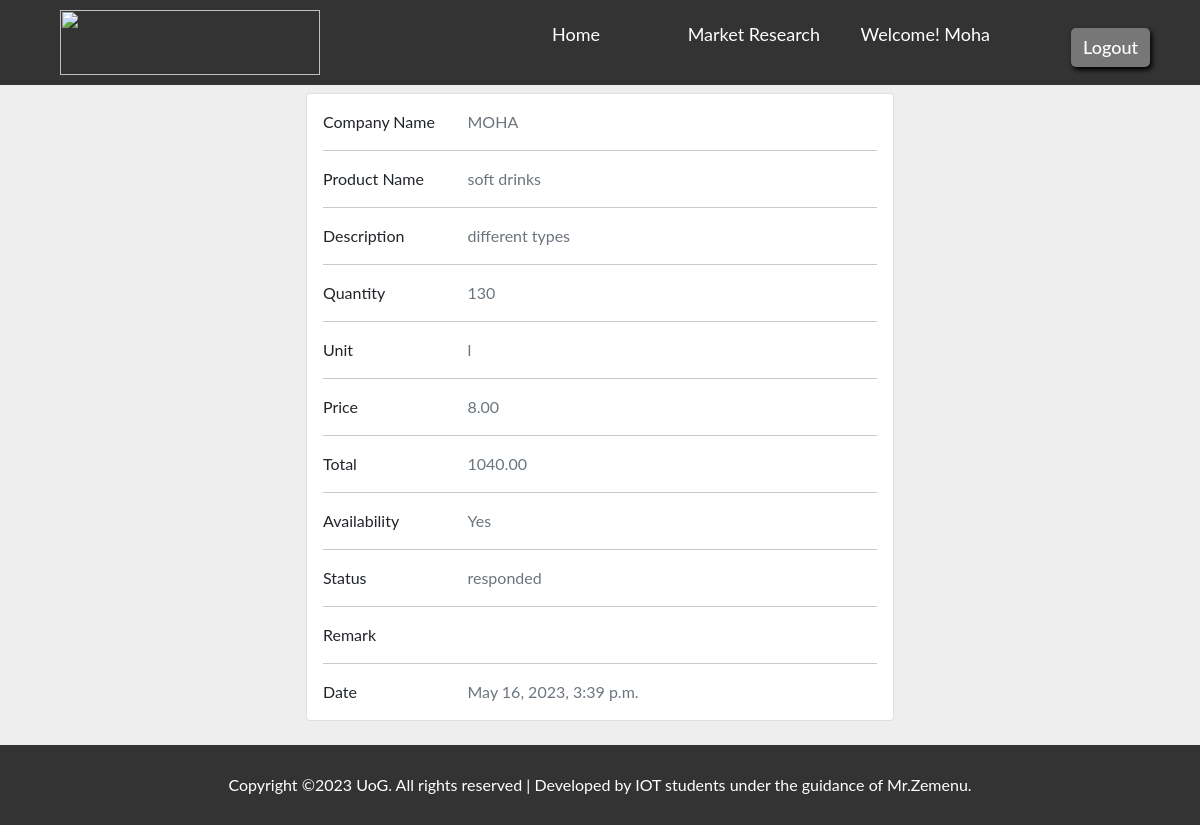
Screenshot of /researcher/detail/1/ (signed in) with the database file from the repository.
### researcher/models.py (models this page shows, shortened)
class Product(models.Model):
    Availability = (
        ('Yes','Yes'),
        ('No','No')
    )
    product_id = models.AutoField(primary_key=True)
    company_name = models.CharField(max_length=100)
    product_name = models.CharField(max_length=100)
    description = models.TextField(blank=True, null=True)
    quantity = models.IntegerField()
    unit = models.ForeignKey(Unit, on_delete=models.CASCADE, blank=True, null=True)
    price = models.DecimalField(max_digits=10, decimal_places=2, blank=True, null=True)
    total = models.DecimalField(max_digits=15, decimal_places=2, blank=True, null=True)
    availability = models.CharField(max_length=100, choices=Availability, blank=True, null=True)
    status = models.CharField(max_length=255, blank=True, null=True)
    remark = models.CharField(max_length=255, blank=True, null=True)
    date = models.DateTimeField(default=datetime.now)

class Unit(models.Model):
    unit_choice = models.CharField(max_length=255, blank=True, null=True)
    def __str__(self):
        return self.unit_choice

### researcher/views.py (the view)
# urls.py: path('detail/<int:pk>/', views.detail, name='detail'),
@login_required(login_url='signin')
def detail(request, pk):
    product = Product.objects.get(product_id=pk)
    context = {
        'product': product
        }
    return render(request, 'detail_view.html', context)

### templates/detail_view.html (shortened to what this page needs)
{% load static %}
<!DOCTYPE html>
<html lang="en">
  <head>
    <link rel="stylesheet" href=" {% static 'assets/bootstrap_src/bootstrap.min.css' %} " />
    <link rel="stylesheet" href="{% static 'css/main.css' %}" />
  </head>
  <body style="background-color: #eee">
    <header>
      <nav>
        <div class="logo">
          <img src="{% static 'img/UoG-Logo.png' %}" alt="" />
        </div>
        <ul>
          <li><a href="/">Home</a></li>
          <li><a href="{% url 'research' %}">Market Research</a></li>
          <li>Welcome! {{request.user.username|capfirst}}</li>
          <li><a href="{% url 'logout' %}">Logout</a></li>
        </ul>
      </nav>
    </header>
    <div>
        <section >
            <div class="row  d-flex justify-content-center my-2">
                <div class="col-lg-6">
                <div class="card mb-3">
                  <div class="card-body">
                    <div class="row">
                      <div class="col-sm-3">
                        <p class="mb-0">Company Name</p>
                      </div>
                      <div class="col-sm-9">
                        <p class="text-muted mb-0">{{product.company_name}}</p>
                      </div>
                    </div>
                    <hr />
                    <div class="row">
                      <div class="col-sm-3">
                        <p class="mb-0">Product Name</p>
                      </div>
                      <div class="col-sm-9">
                        <p class="text-muted mb-0">{{product.product_name}}</p>
                      </div>
                    </div>
                    <hr />
                    <div class="row">
                      <div class="col-sm-3">
                        <p class="mb-0">Description</p>
                      </div>
                      <div class="col-sm-9">
                        <p class="text-muted mb-0">{{product.description}}</p>
                      </div>
                    </div>
                    <hr />
                    <div class="row">
                      <div class="col-sm-3">
                        <p class="mb-0">Quantity</p>
                      </div>
                      <div class="col-sm-9">
                        <p class="text-muted mb-0">{{product.quantity}}</p>
                      </div>
                    </div>
                    <hr />
                    <div class="row">
                        <div class="col-sm-3">
                          <p class="mb-0">Unit</p>
                        </div>
                        <div class="col-sm-9">
                          <p class="text-muted mb-0">{{product.unit}}</p>
                        </div>
                      </div>
                      <hr />
                      <div class="row">
                        <div class="col-sm-3">
                          <p class="mb-0">Price</p>
                        </div>
                        <div class="col-sm-9">
                          <p class="text-muted mb-0">{{product.price}}</p>
                        </div>
                      </div>
                      <hr />
                      <div class="row">
                        <div class="col-sm-3">
                          <p class="mb-0">Total</p>
                        </div>
                        <div class="col-sm-9">
                          <p class="text-muted mb-0">{{product.total}}</p>
                        </div>
                      </div>
                      <hr />
                      <div class="row">
                        <div class="col-sm-3">
                          <p class="mb-0">Availability</p>
                        </div>
                        <div class="col-sm-9">
                          <p class="text-muted mb-0">{{product.availability}}</p>
                        </div>
                      </div>
                      <hr />
                      <div class="row">
                        <div class="col-sm-3">
                          <p class="mb-0">Status</p>
                        </div>
                        <div class="col-sm-9">
                          <p class="text-muted mb-0">{{product.status}}</p>
                        </div>
                      </div>
                      <hr />
                      <div class="row">
                        <div class="col-sm-3">
                          <p class="mb-0">Remark</p>
                        </div>
                        <div class="col-sm-9">
                        </div>
                      </div>
                      <hr />
                    <div class="row">
                      <div class="col-sm-3">
                        <p class="mb-0">Date</p>
                      </div>
                      <div class="col-sm-9">
                        <p class="text-muted mb-0">{{product.date}}</p>
                      </div>
                    </div>
                  </div>
                </div>
              </div>
            </div>
          </div>
    <footer>
      <p class="my-2">
        Copyright ©2023 UoG. All rights reserved | Developed by IOT students
        under the guidance of Mr.Zemenu.
      </p>
    </footer>
  </body>
</html>

### static/css/main.css (style rules this page uses)
* { margin: 0; padding: 0; box-sizing: border-box; }
body { font-family: "Lato", sans-serif; height: 100%; }
header { background-color: #333; color: #fff; padding: 10px; }
nav { display: flex; align-items: center; gap: 200px; position: relative; }
nav .logo img { margin-left: 50px; width: 260px; height: 65px; }
nav ul { list-style: none; display: flex; justify-content: space-between; width: 300px; height: min-content; }
nav ul li { font-size: 18px; }
nav ul li a { color: #fff; text-decoration: none; }
nav ul li:nth-child(3) { position: absolute; right: 200px; }
nav ul li:nth-child(4) { position: absolute; right: 40px; top: 18px; padding: 6px 12px; background-color: #777777; border-radius: 5px; font-weight: 500; transition: all 0.2s ease-in-out; box-shadow: 2px 3px 5px #000; }
footer { width: 100%; background-color: #333; color: #fff; text-align: center; padding: 20px; }

### rows the page displays
Product: company_name "MOHA", product_name "soft drinks", description "different types", quantity "130", unit "l", price "8.00", total "1040.00", availability "Yes", status "responded", date "May 16, 2023, 3:39 p.m."

### other values shown
{{ request.user.username|capfirst }} "Moha"
